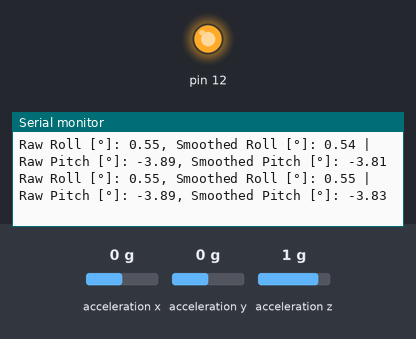
A sketch run on a simulated Arduino Uno, built with avr-gcc and run on an emulated ATmega328P. Parts: output pins drawn as LEDs (lit = HIGH), the last lines printed to the serial monitor. Wiring (inferred from the names in the program): MPU-6050 motion sensor at I2C address 0x68. Inputs (shaded band) come from the test bench; at power-on: acceleration x 0 g, acceleration y 0 g, acceleration z 1 g.

Above: at 1.4 s.
1.5 s: acceleration x set to -1.4 g
At 1.59 s:
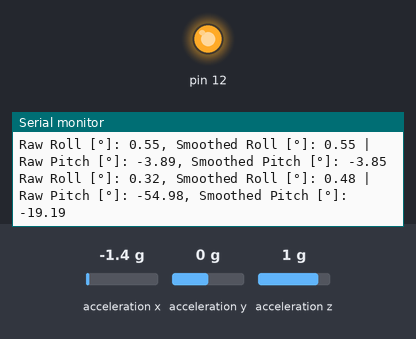
4.5 s: acceleration y set to -1.4 g
At 4.64 s:
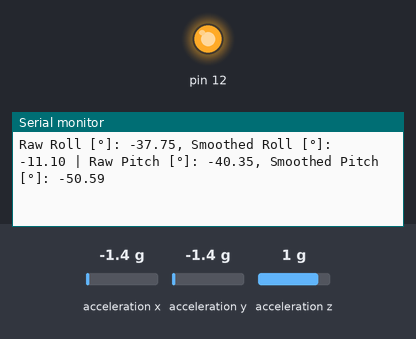
Timing chart, 0 to 7.5 s (numbered marks = the images above; inputs shaded):
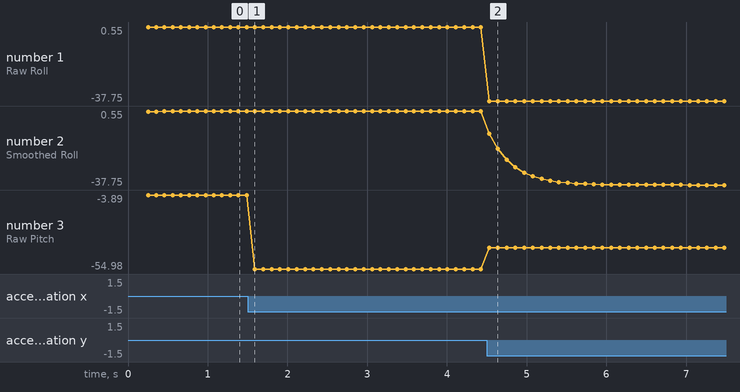

The sketch:

interpolation-filter-attempt1.ino
```cpp
#include <Wire.h>
#include <math.h>

float RateRoll, RatePitch, RateYaw;
float AccX, AccY, AccZ;
float AngleRoll, AnglePitch;
float SmoothedRoll = 0;
float SmoothedPitch = 0;
float LoopTimer;
const float alpha = 0.3;  // Smoothing factor, between 0 (more smooth) and 1 (no smoothing)

void gyro_signals(void) {
  // Configure low-pass filter
  Wire.beginTransmission(0x68);
  Wire.write(0x1A);
  Wire.write(0x05);
  Wire.endTransmission();

  // Configure accelerometer ±8g
  Wire.beginTransmission(0x68);
  Wire.write(0x1C);
  Wire.write(0x10);
  Wire.endTransmission();

  // Read accelerometer data
  Wire.beginTransmission(0x68);
  Wire.write(0x3B);
  Wire.endTransmission();
  Wire.requestFrom(0x68, 6);

  int16_t AccXLSB = Wire.read() << 8 | Wire.read();
  int16_t AccYLSB = Wire.read() << 8 | Wire.read();
  int16_t AccZLSB = Wire.read() << 8 | Wire.read();

  // Convert to g-forces (assuming ±8g → 4096 LSB/g)
  AccX = (float)AccXLSB / 4096.0 - 0.07;
  AccY = (float)AccYLSB / 4096.0 + 0.01;
  AccZ = (float)AccZLSB / 4096.0 + 0.03;

  // Calculate raw tilt angles
  AngleRoll = atan(AccY / sqrt(AccX * AccX + AccZ * AccZ)) * (180.0 / PI);
  AnglePitch = atan(AccX / sqrt(AccY * AccY + AccZ * AccZ)) * (180.0 / PI);

  // Apply exponential interpolation (smoothing)
  SmoothedRoll = alpha * AngleRoll + (1 - alpha) * SmoothedRoll;
  SmoothedPitch = alpha * AnglePitch + (1 - alpha) * SmoothedPitch;
}

void setup() {
  Serial.begin(9600);
  pinMode(12, OUTPUT);
  digitalWrite(12, HIGH);

  Wire.begin();
  Wire.setClock(400000);  // Fast I2C
  delay(250);

  // Wake up MPU6050
  Wire.beginTransmission(0x68);
  Wire.write(0x6B);
  Wire.write(0x00);
  Wire.endTransmission();
}

void loop() {
  gyro_signals();
  Serial.print("Raw Roll [°]: ");
  Serial.print(AngleRoll);
  Serial.print(", Smoothed Roll [°]: ");
  Serial.print(SmoothedRoll);

  Serial.print(" | Raw Pitch [°]: ");
  Serial.print(AnglePitch);
  Serial.print(", Smoothed Pitch [°]: ");
  Serial.println(SmoothedPitch);

  delay(50);
}
```

Measured:
- after the input at 1.5 s, the serial monitor: prints a new line after 0.09 s (image 1)
- after the input at 4.5 s, the serial monitor: prints a new line at once (image 2)
- plotted number 1: 0.55 → 0.32 after the input at 1.5 s, 0.32 → -37.75 after the input at 4.5 s
- plotted number 2: 0.55 → 0.32 after the input at 1.5 s, 0.32 → -37.75 after the input at 4.5 s
- plotted number 3: -3.89 → -54.98 after the input at 1.5 s, -54.98 → -40.35 after the input at 4.5 s
